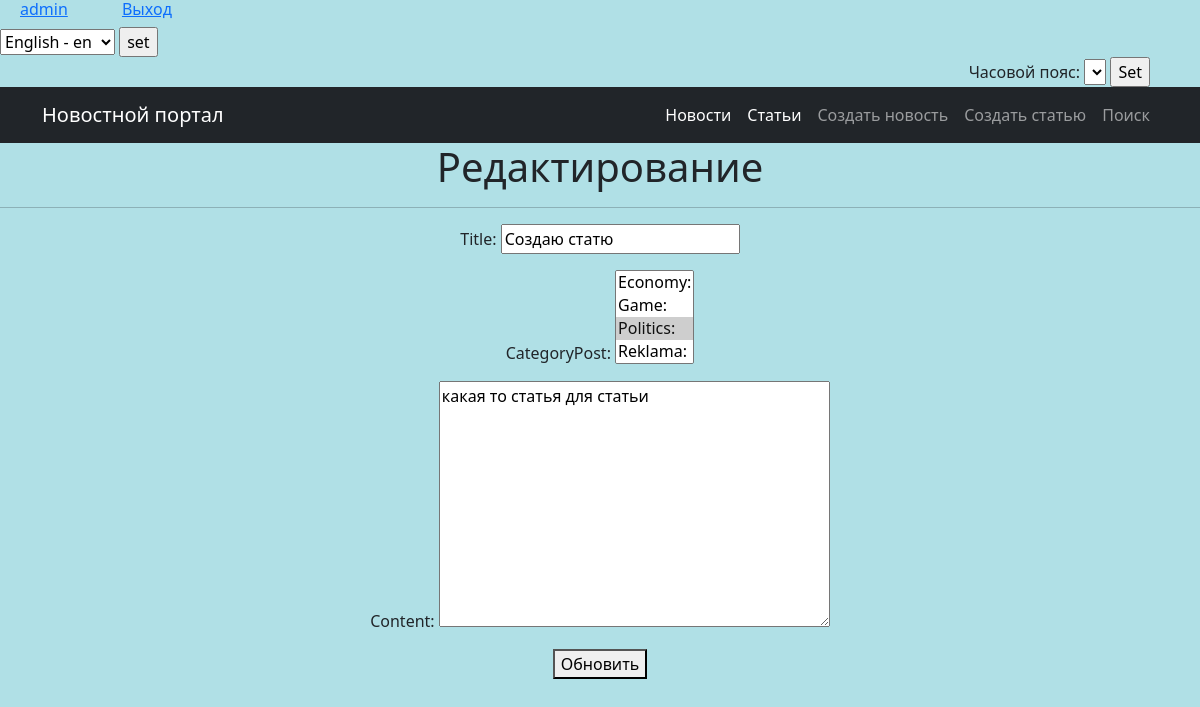
Page /news/54/edit/ (signed in) on the earlier database version.
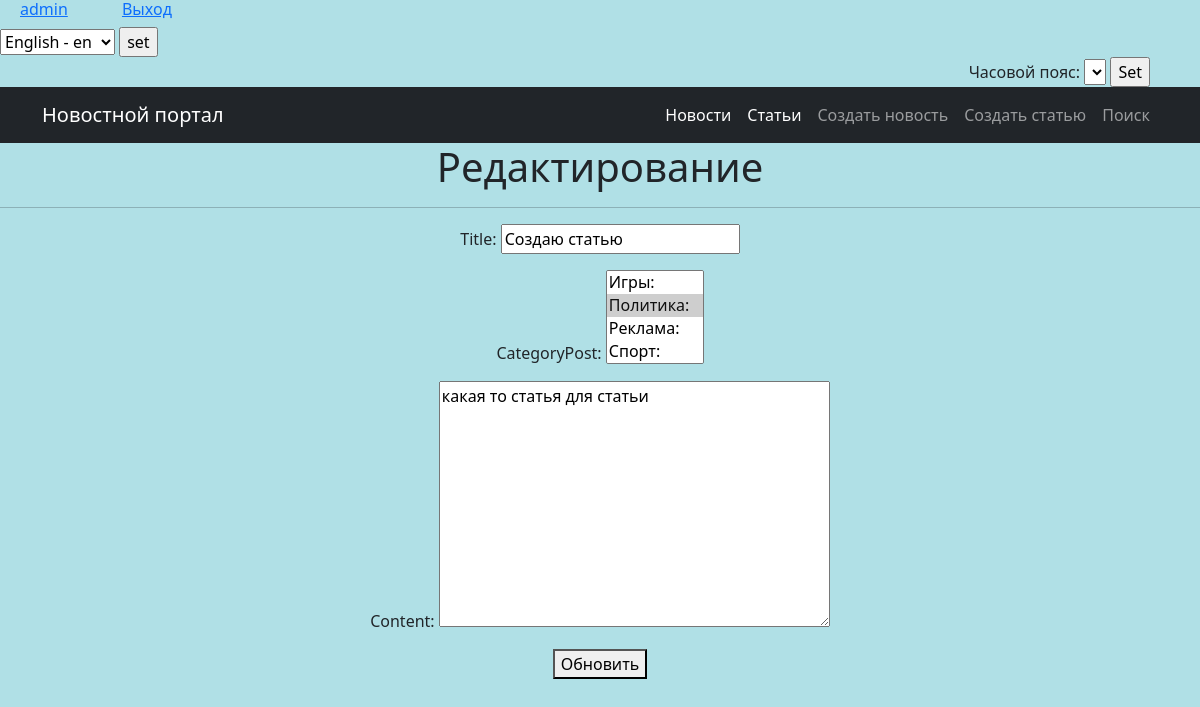
Same page on the later database version.
### news/models.py (models this page shows, shortened)
class Post(models.Model):
    author = models.ForeignKey(Author, on_delete=models.CASCADE)
    news = 'NW'
    article = 'AR'
    CATEGORY_CHOICES = (
        (news, 'Новость'),
        (article, 'Статья'),
    )
    choiceType = models.CharField(max_length=2,
                                  choices=CATEGORY_CHOICES,
                                  default=article)
    timeCreate = models.DateTimeField(auto_now_add=True)
    categoryPost = models.ManyToManyField(Category, through='PostCategory')
    title = models.CharField(max_length=100, unique=True)
    content = models.TextField()
    rating = models.IntegerField(default=0)

### news/views.py (the view)
# urls.py: path('news/<int:pk>/edit/', NewsEdit.as_view(), name='news_edit'),  # URL-шаблон для редактирования новостей
class NewsEdit(PermissionRequiredMixin, LoginRequiredMixin, UpdateView):
    permission_required = ('news.change_post',)
    model = Post
    form_class = NewsForm
    template_name = 'flatpages/news_edit.html'
    success_url = '/news/'

### news/forms.py
class NewsForm(forms.ModelForm):
    class Meta:
        model = Post
        fields = [
            'title',
            'categoryPost',
            'content',
        ]

### news/models.py (called while the page is built)
    def __str__(self):
        return f'{self.nameCategory}:'

### templates/flatpages/news_edit.html (shortened to what this page needs)
{% extends 'flatpages/default.html' %}
{% load tz %}
{% block content %}
<div align="center">
<h1>Редактирование</h1>
<hr>
  <form method="post">
    {{ form.as_p }}
    <button type="submit">Обновить</button>
  </form>
</div>
{% endblock %}

Differences in the rows shown:
changed Post "какая то статья для статьи": title "Создаю статю" → "Создаю статью"
Other differences:
form field categoryPost: "Economy: / Game: / Politics: ☑ / Reklama:" → "Игры: / Политика: ☑ / Реклама: / Спорт:"
